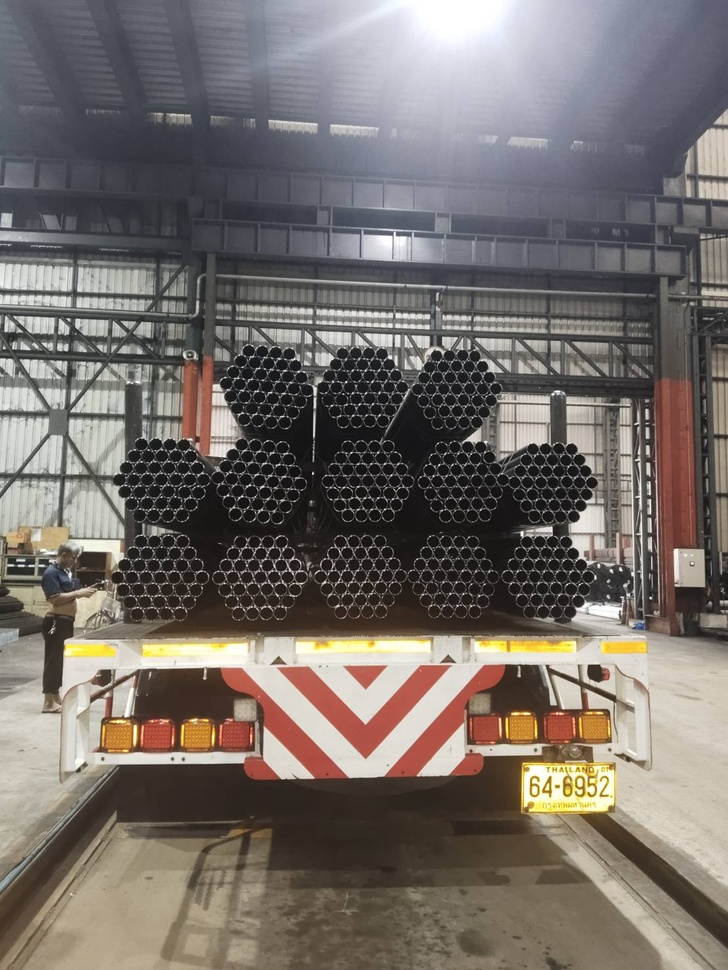
#> input picture AI/test_pic/DO25110210_4_nikhon.jpg, 728 x 970 px, shrunk from 1108 x 1477 before the run, given in place of DO25110284_2_Pittawat.jpg, which was not available
$ python Segment_Main.py   (older library calls are emulated)
#> lines starting #> are read from the running program, lines starting #| are printed output that depends on the picture; after the words box and inside, x2 and y2 are one past the last pixel; in counts of white or black regions, pixels touching at a corner belong together; pictures that were not available may be replaced by others from this repository, and a replacement may not be noted
### AI/OpenCV/Segmentation.py
import cv2
import numpy as np

class Segmentation:

    def edge_detection(self, img, method='canny', **kwargs):
        """
        Edge detection segmentation

        Parameters:
        - method: 'canny', 'sobel', or 'laplacian'
        - kwargs: method-specific parameters
        """
        gray = cv2.cvtColor(img, cv2.COLOR_BGR2GRAY)

        if method == 'canny':
            low_threshold = kwargs.get('low_threshold', 50)
            high_threshold = kwargs.get('high_threshold', 150)
            edges = cv2.Canny(gray, low_threshold, high_threshold)

        elif method == 'sobel':
            ksize = kwargs.get('ksize', 3)
            sobel_x = cv2.Sobel(gray, cv2.CV_64F, 1, 0, ksize=ksize)
            sobel_y = cv2.Sobel(gray, cv2.CV_64F, 0, 1, ksize=ksize)
            edges = np.sqrt(sobel_x**2 + sobel_y**2)
            edges = np.uint8(edges / edges.max() * 255)

        elif method == 'laplacian':
            ksize = kwargs.get('ksize', 3)
            edges = cv2.Laplacian(gray, cv2.CV_64F, ksize=ksize)
            edges = np.uint8(np.absolute(edges))

        else:
            raise ValueError(f"Unknown method: {method}")

        return edges

    # [279 lines left out: functions threshold_segmentation, circle_detection, kmeans_segmentation, watershed_segmentation, contour_segmentation, morphological_segmentation and 2 more, not called in this run]

### AI/OpenCV/Segment_Main.py
import Segmentation
import cv2
import matplotlib.pyplot as plt

seg = Segmentation.Segmentation()

def visualize_edge_detection(img):
    """Visualize different edge detection methods"""
    fig, axes = plt.subplots(2, 2, figsize=(14, 12))

    img_rgb = cv2.cvtColor(img, cv2.COLOR_BGR2RGB)

    # Original
    axes[0, 0].imshow(img_rgb)
    axes[0, 0].set_title('Original Image', fontsize=14, fontweight='bold')
    axes[0, 0].axis('off')

    # Canny
    edges_canny = seg.edge_detection(img, method='canny', low_threshold=50, high_threshold=150)
    axes[0, 1].imshow(edges_canny, cmap='gray')
    axes[0, 1].set_title('Canny Edge Detection', fontsize=14, fontweight='bold')
    axes[0, 1].axis('off')

    # Sobel
    edges_sobel = seg.edge_detection(img, method='sobel', ksize=3)
    axes[1, 0].imshow(edges_sobel, cmap='gray')
    axes[1, 0].set_title('Sobel Edge Detection', fontsize=14, fontweight='bold')
    axes[1, 0].axis('off')

    # Laplacian
    edges_laplacian = seg.edge_detection(img, method='laplacian', ksize=3)
    axes[1, 1].imshow(edges_laplacian, cmap='gray')
    axes[1, 1].set_title('Laplacian Edge Detection', fontsize=14, fontweight='bold')
    axes[1, 1].axis('off')

    plt.suptitle('Edge Detection Methods Comparison', fontsize=16, fontweight='bold', y=0.98)
    plt.tight_layout()
    plt.show()

# [303 lines left out: functions visualize_threshold_methods, visualize_circle_detection, visualize_advanced_methods, visualize_comparison_all, interactive_parameter_tuning, not called in this run]

if __name__ == '__main__':
    import os
    import random
    pic=[
        "./test_pic/DO25110210_4_nikhon.jpg",
        "./test_pic/DO25110213_1_nikhon.jpg",
        "./test_pic/DO25110220_1_Pittawat.jpg",
        "./test_pic/DO25110257_3_Pittawat.jpg",
        "./test_pic/DO25110261_1_Pittawat.jpg",
        "./test_pic/DO25110277_2_Pittawat.jpg",
        "./test_pic/DO25110284_2_Pittawat.jpg",
        "./test_pic/Front_pipe.webp",
        "./test_pic/Metal_Pipe.jpg"
        ]
    random_pic=random.choice(pic)

    img = cv2.imread(random_pic)
#> img is the input picture: shape (970, 728, 3); mean B, G, R 105.8, 110.7, 117.5

    if img is None:
        print("Error: Could not load image!")
        exit()

    print("=" * 70)
    print("SEGMENTATION METHODS FOR PIPE IMAGE")
    print("=" * 70)
    print("Choose mode:")
    print("1 - Edge Detection Comparison")
    print("2 - Thresholding Methods Comparison")
    print("3 - Circle Detection (for pipe ends)")
    print("4 - Advanced Methods (K-means, Watershed, Morphological)")
    print("5 - Complete Comparison (All methods)")
    print("6 - Interactive Parameter Tuning")
    print("=" * 70)

    choice = input("Enter choice (1-6): ").strip()
#> the answer given: 1

    if choice == '1':
        print("\n=== Edge Detection Methods ===")
        visualize_edge_detection(img)
#> in edge_detection, `gray = cv2.cvtColor(img, cv2.COLOR_BGR2GRAY)`:
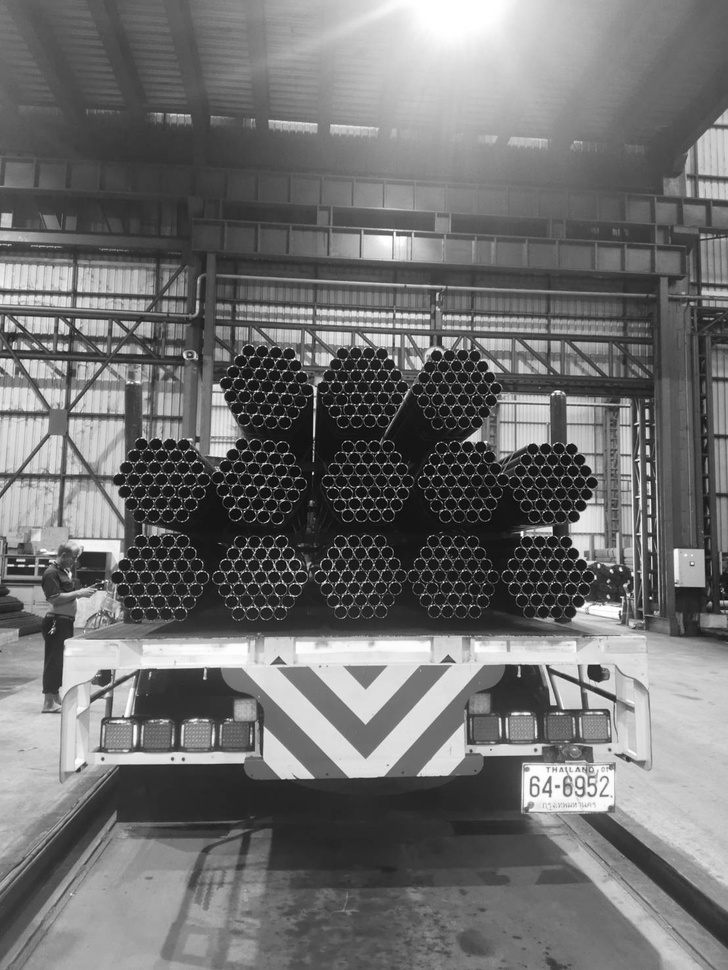
#> gray: shape (970, 728); min 0, max 255, mean 112.2
#> in edge_detection, `edges = cv2.Canny(gray, low_threshold, high_threshold)`:
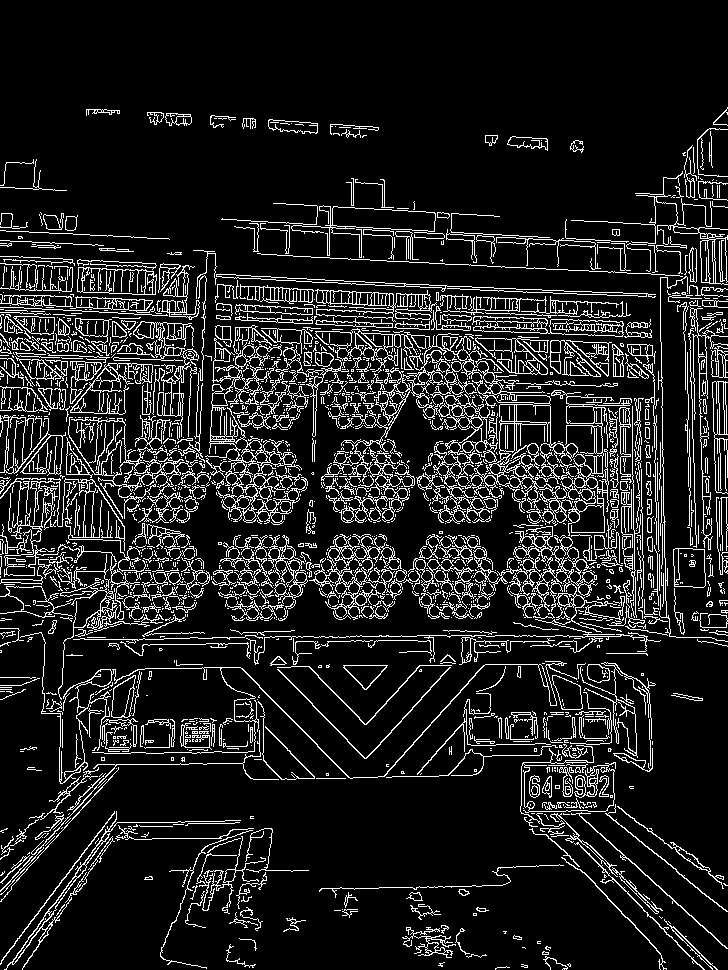
#> edges: shape (970, 728); 12% white in thin lines or dots, all inside (x1, y1, x2, y2) = (0, 107, 728, 970)
#> call 2 of edge_detection, with method = 'sobel'
#> in edge_detection (call 2), `sobel_x = cv2.Sobel(gray, cv2.CV_64F, 1, 0, ksize=ksize)`:
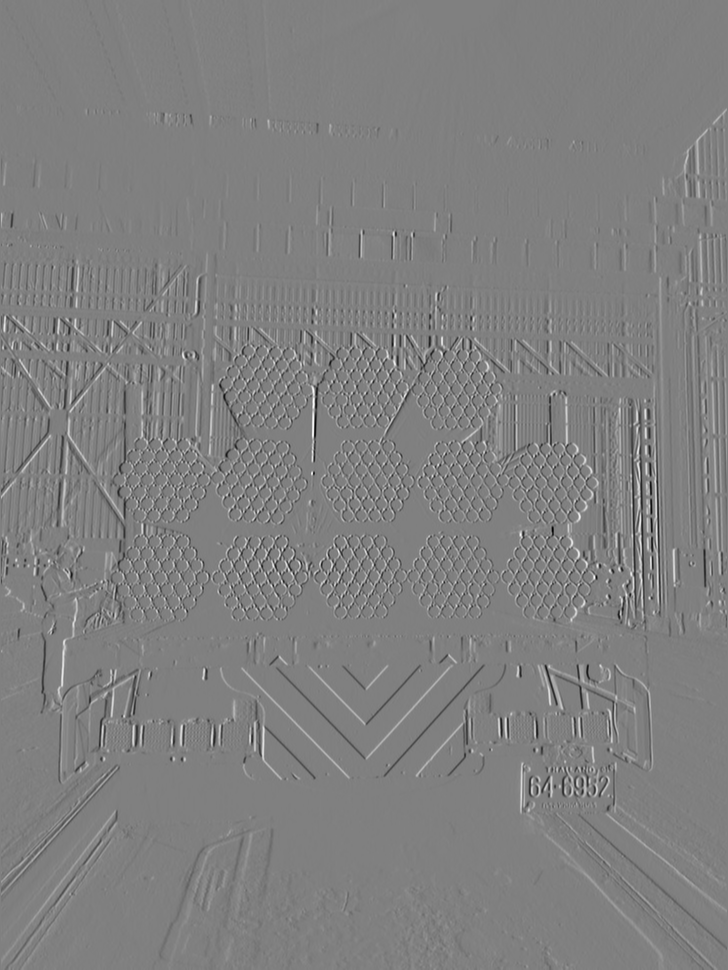
#> sobel_x: shape (970, 728) float64; min -850, max 842, mean -0.1; drawn with min black and max white
#> in edge_detection (call 2), `sobel_y = cv2.Sobel(gray, cv2.CV_64F, 0, 1, ksize=ksize)`:
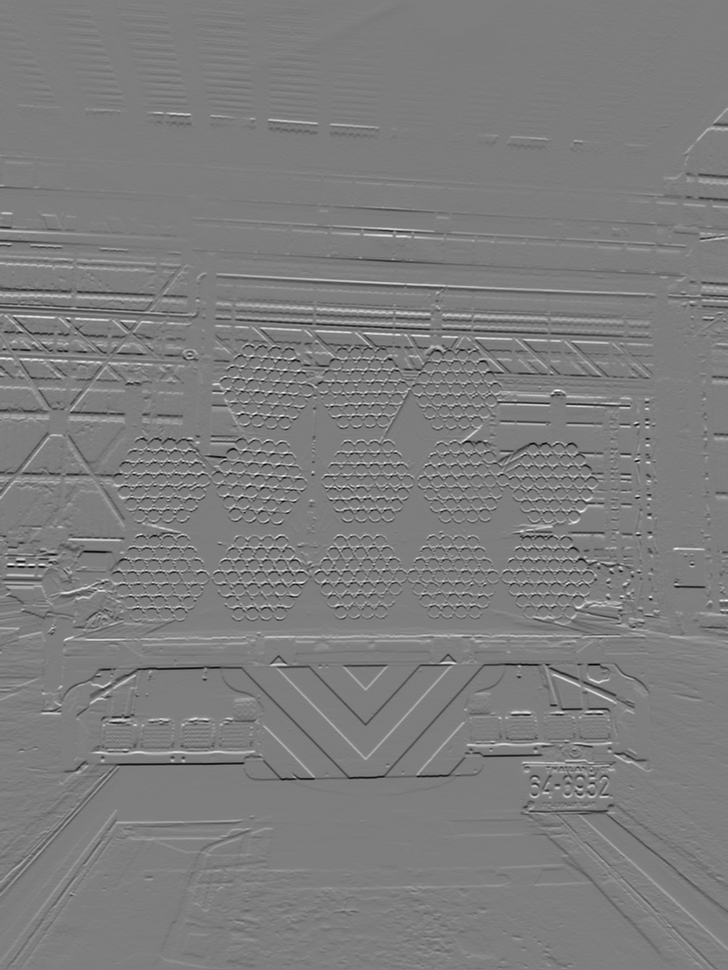
#> sobel_y: shape (970, 728) float64; min -813, max 832, mean -0.3; drawn with min black and max white
#> call 3 of edge_detection, with method = 'laplacian'
#> in edge_detection (call 3), `edges = cv2.Laplacian(gray, cv2.CV_64F, ksize=ksize)`:
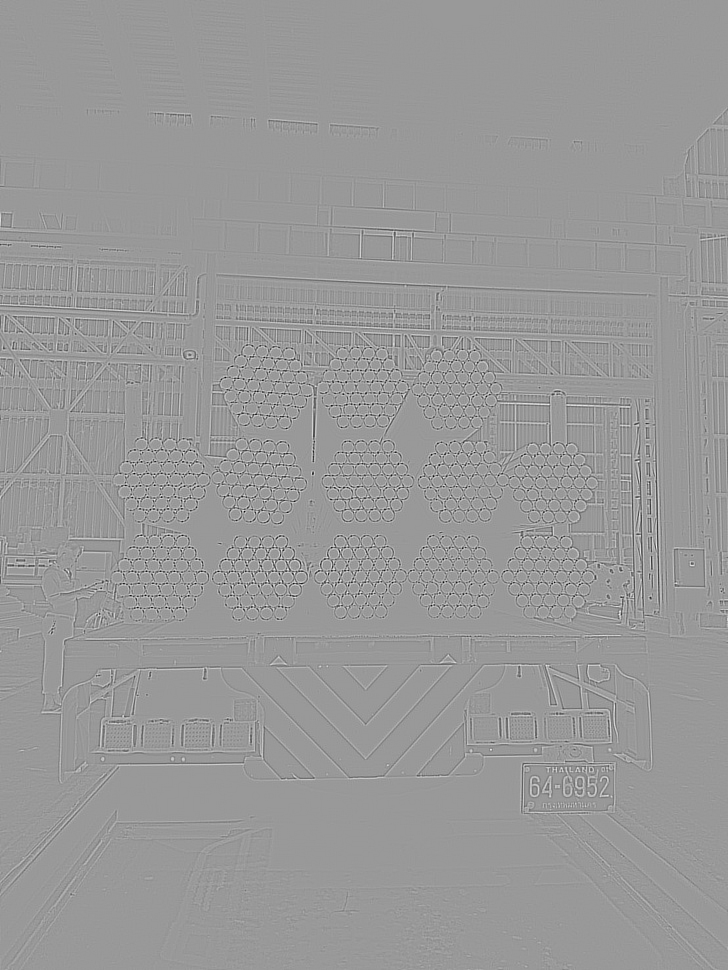
#> edges: shape (970, 728) float64; min -1422, max 948, mean 0; drawn with min black and max white
#> in edge_detection (call 3), `edges = np.uint8(np.absolute(edges))`:
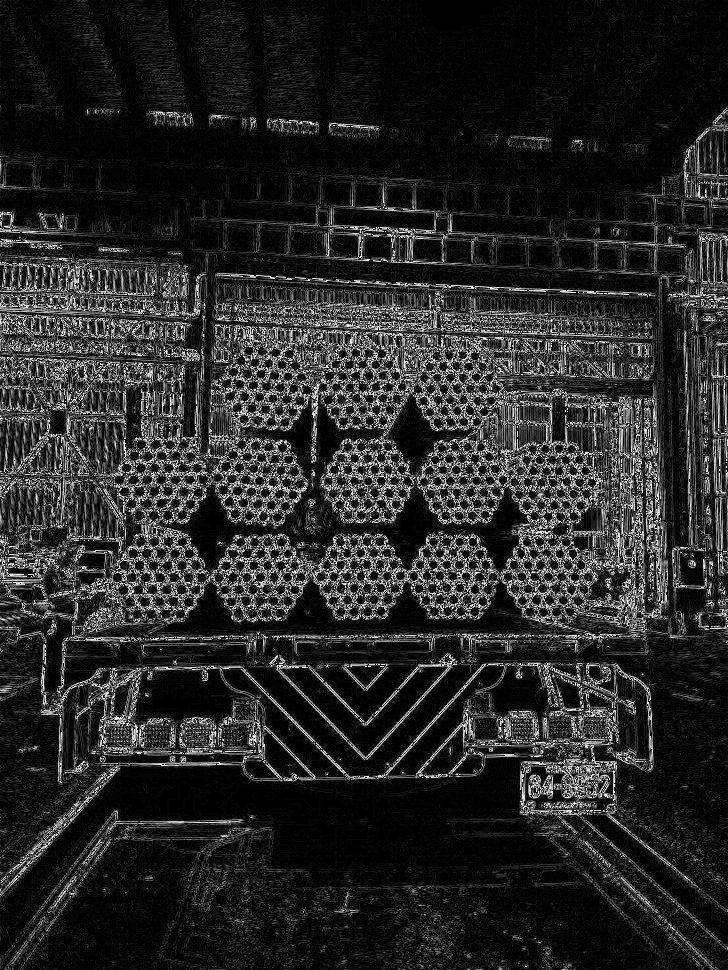
#> edges: shape (970, 728); min 0, max 254, mean 40

    elif choice == '2':
        print("\n=== Thresholding Methods ===")
        visualize_threshold_methods(img)

    elif choice == '3':
        print("\n=== Circle Detection ===")
        visualize_circle_detection(img)

    elif choice == '4':
        print("\n=== Advanced Segmentation Methods ===")
        visualize_advanced_methods(img)

    elif choice == '5':
        print("\n=== Complete Comparison ===")
        visualize_comparison_all(img)

    elif choice == '6':
        print("\n=== Interactive Parameter Tuning ===")
        print("Choose method to tune:")
        print("  a - Circle Detection")
        print("  b - K-Means Clustering")
        print("  c - Watershed")
        sub_choice = input("Enter choice (a-c): ").strip().lower()

        if sub_choice == 'a':
            interactive_parameter_tuning(img, 'circle')
        elif sub_choice == 'b':
            interactive_parameter_tuning(img, 'kmeans')
        elif sub_choice == 'c':
            interactive_parameter_tuning(img, 'watershed')
        else:
            print("Invalid choice!")

    else:
        print("Invalid choice!")

    print("\n=== Processing Complete ===")
